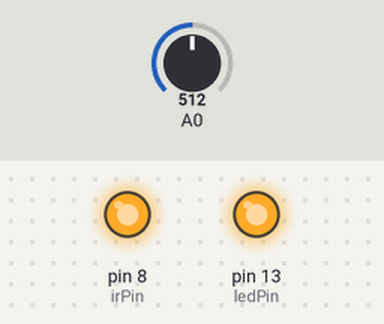
Bench run of a sketch on a simulated Arduino Uno, built with avr-gcc and run on an emulated ATmega328P. On the bench: output pins drawn as LEDs (lit = HIGH). The inputs (shaded band) are chosen by the test bench; at power-on: A0 = 512.

Above: at 1.2 s.
1.3 s: A0 set to 108
2.8 s: A0 set to 95
At 3.6 s:
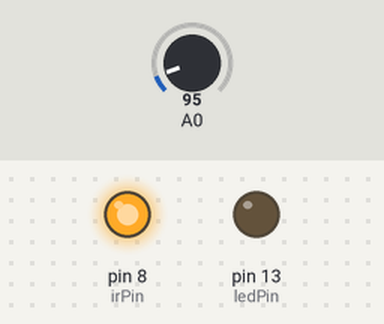
4.3 s: A0 set to 122
At 4.7 s:
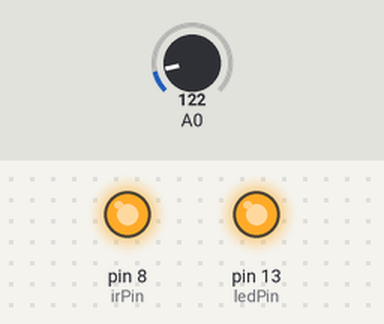
5.8 s: A0 set to 90
At 7.0 s:
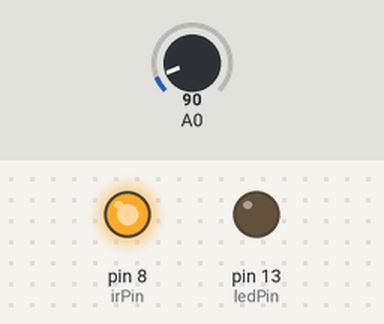
Timing chart, 0 to 8.3 s (numbered marks = the images above; inputs shaded):
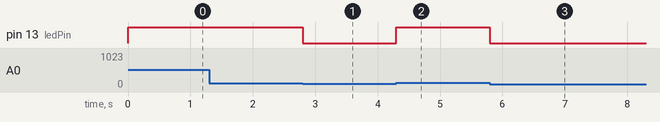

Measured:
- the behaviour switches between 101 and 100 on A0 (found by bisection; images 0 and 1)
- after the input at 1.3 s, every drawn part: stays the same
- after the input at 2.8 s, pin 13 (ledPin): HIGH → LOW at once
- after the input at 4.3 s, pin 13 (ledPin): LOW → HIGH at once
- after the input at 5.8 s, pin 13 (ledPin): HIGH → LOW at once

The sketch:

ch12.ino
```cpp
int ledPin = 13;
int irPin = 8;
int val;

void setup() {
  pinMode(A0,INPUT);
  pinMode(irPin,OUTPUT);
  pinMode(ledPin,OUTPUT);
  digitalWrite(irPin,HIGH);
  Serial.begin(9600);
}

void loop() {
  val = analogRead(A0);
  //Serial.println(val);
  //delay(50);
  if( val > 100 ) digitalWrite(ledPin,HIGH);
  else digitalWrite(ledPin,LOW);
}
```
